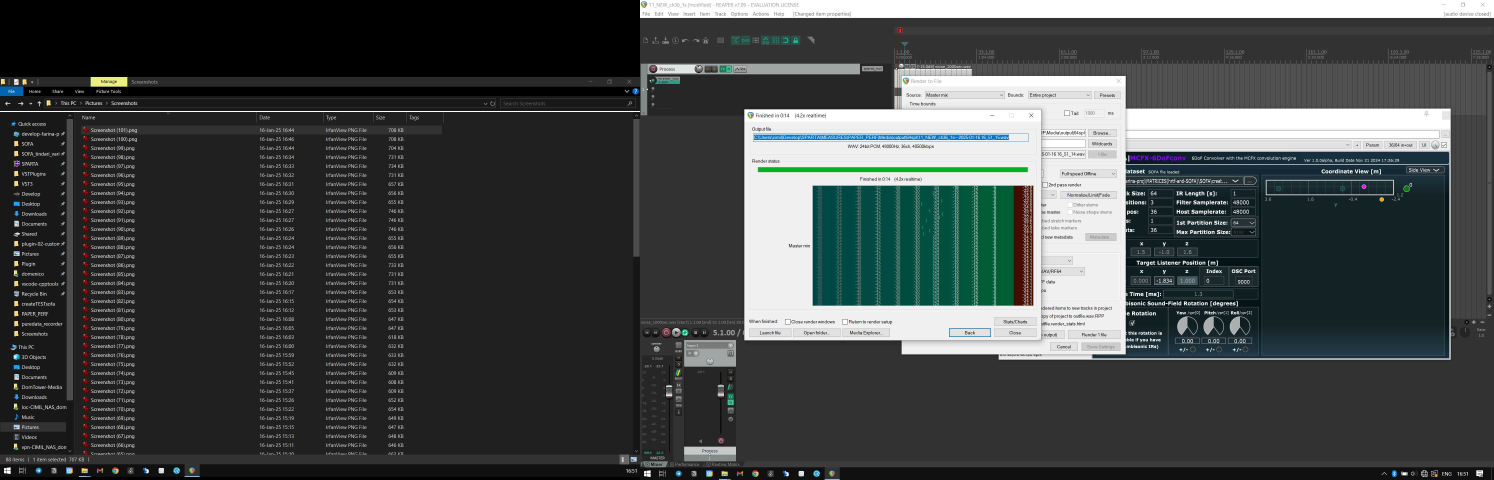
#> input picture data/Screenshot (102).jpg, 4480 x 1440 px (shown at 1/3 size); its folder holds 4 pictures in this run
$ python 1-crop.py
#> lines starting #> are read from the running program, lines starting #| are printed output that depends on the picture
from PIL import Image
import os
from glob import glob

os.chdir(os.path.abspath(os.path.dirname(__file__)))

SAVEAS = 'jpg'
CROPPED_FOLDER = "cropped"
os.makedirs(CROPPED_FOLDER,exist_ok=True)

if len(sorted(glob('./Screenshot*.png'))) > 0:
    screenshots = sorted(glob('./Screenshot*.png'))
else:
    screenshots = sorted(glob('./Screenshot*.jpg'))
# print(screenshots)
for s in screenshots:
    fname = os.path.splitext(os.path.join(CROPPED_FOLDER, "crop_"+os.path.basename(s)))[0]
    if SAVEAS == 'jpg' and os.path.exists(fname+'.jpg'):
        continue
    if SAVEAS == 'png' and os.path.exists(fname+'.png'):
        continue

    im = Image.open(s)
#> im is the input picture: PIL image 4480x1440 RGB; mean R, G, B 66.9, 71.2, 70.9
    im2 = im.crop((2120,300,1920*1.7,800))
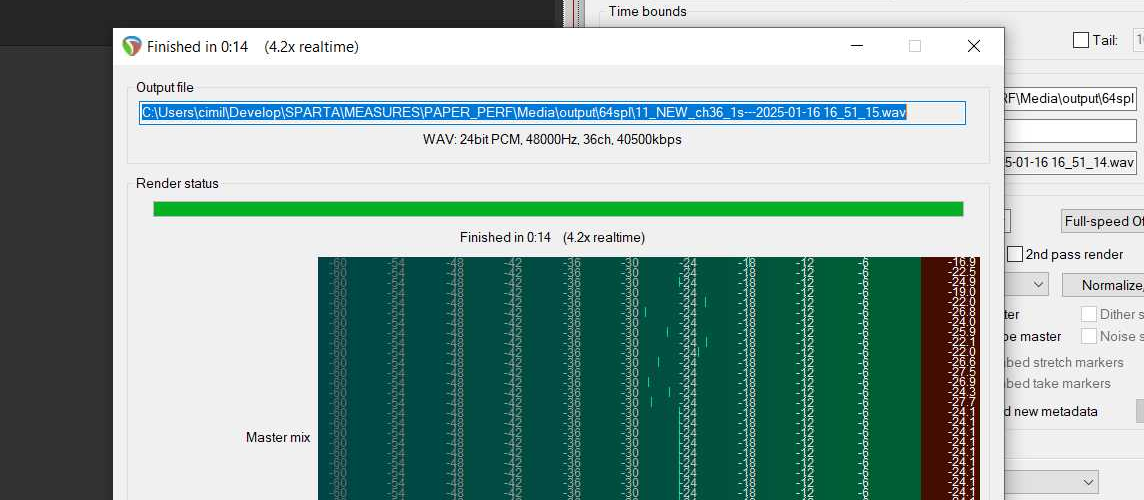
#> im2: PIL image 1144x500 RGB; mean R, G, B 142.9, 166.1, 160.6

    if SAVEAS == 'jpg':
        rgb_im = im2.convert('RGB')
        fname += '.jpg'
        rgb_im.save(fname, format='JPEG', subsampling=2, quality=50)	#
    else:
        fname += '.png'
        im2.save(fname)	# save as jpg
    print(fname, end='\r')
#> pass 2 of the loop `for s in screenshots:`:
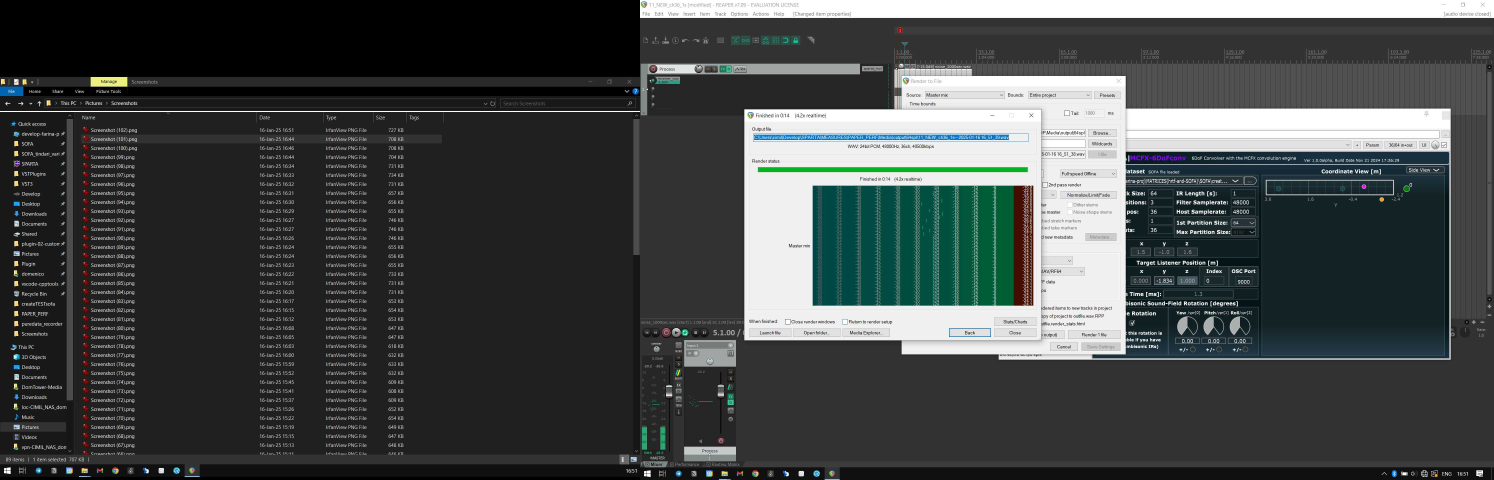
#> input picture data/Screenshot (103).jpg, 4480 x 1440 px (shown at 1/3 size)
#> im is the input picture: PIL image 4480x1440 RGB; mean R, G, B 66.9, 71.2, 70.9
#> `im2 = im.crop((2120,300,1920*1.7,800))`:
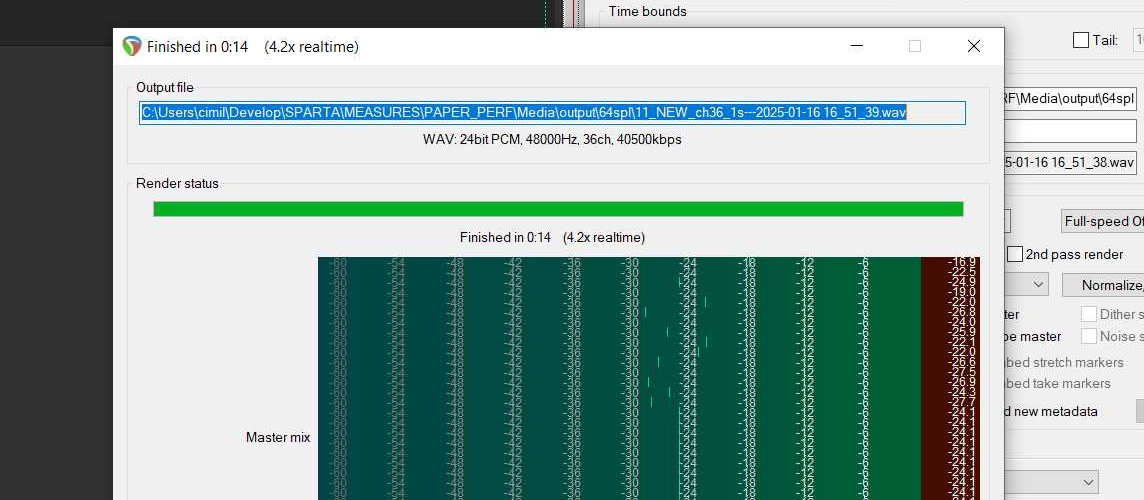
#> im2: PIL image 1144x500 RGB; mean R, G, B 142.9, 166.1, 160.6
#> pass 3 of the loop `for s in screenshots:`:
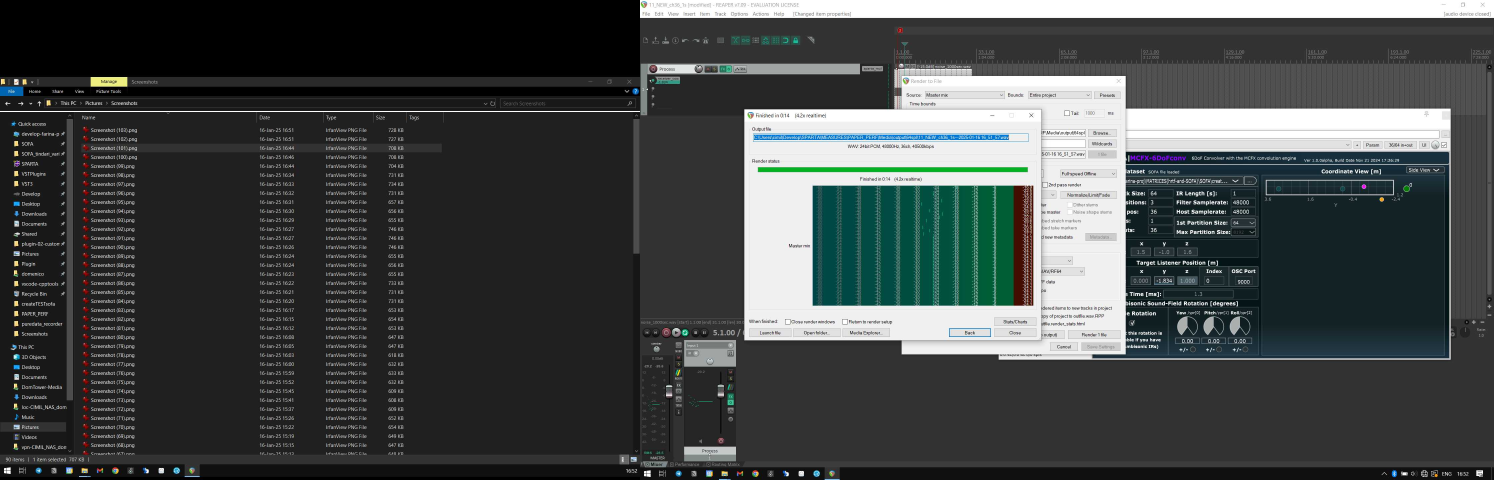
#> input picture data/Screenshot (104).jpg, 4480 x 1440 px (shown at 1/3 size)
#> im is the input picture: PIL image 4480x1440 RGB; mean R, G, B 66.9, 71.2, 70.9
#> `im2 = im.crop((2120,300,1920*1.7,800))`:
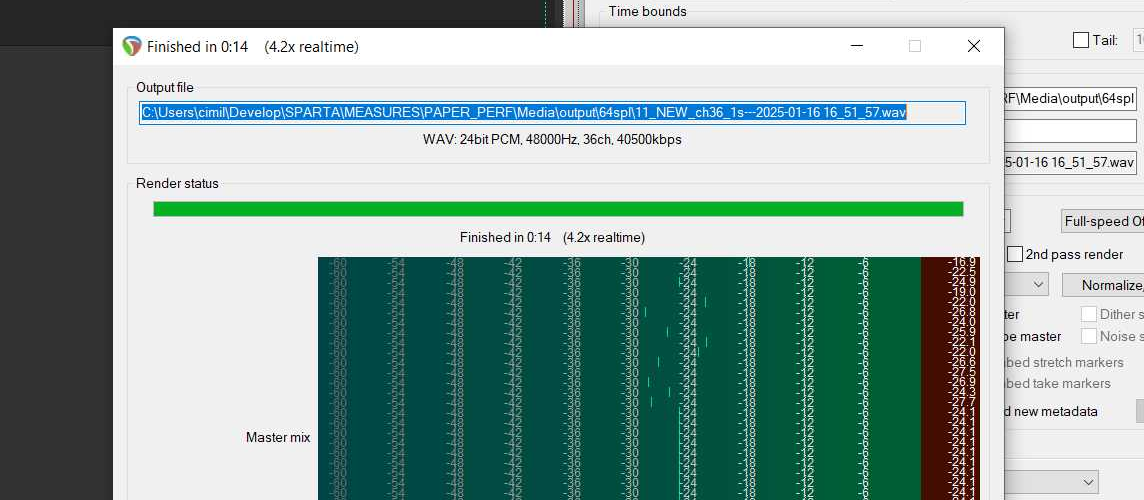
#> im2: PIL image 1144x500 RGB; mean R, G, B 142.9, 166.1, 160.6
#> the loop made 4 passes; the first 3 are shown
